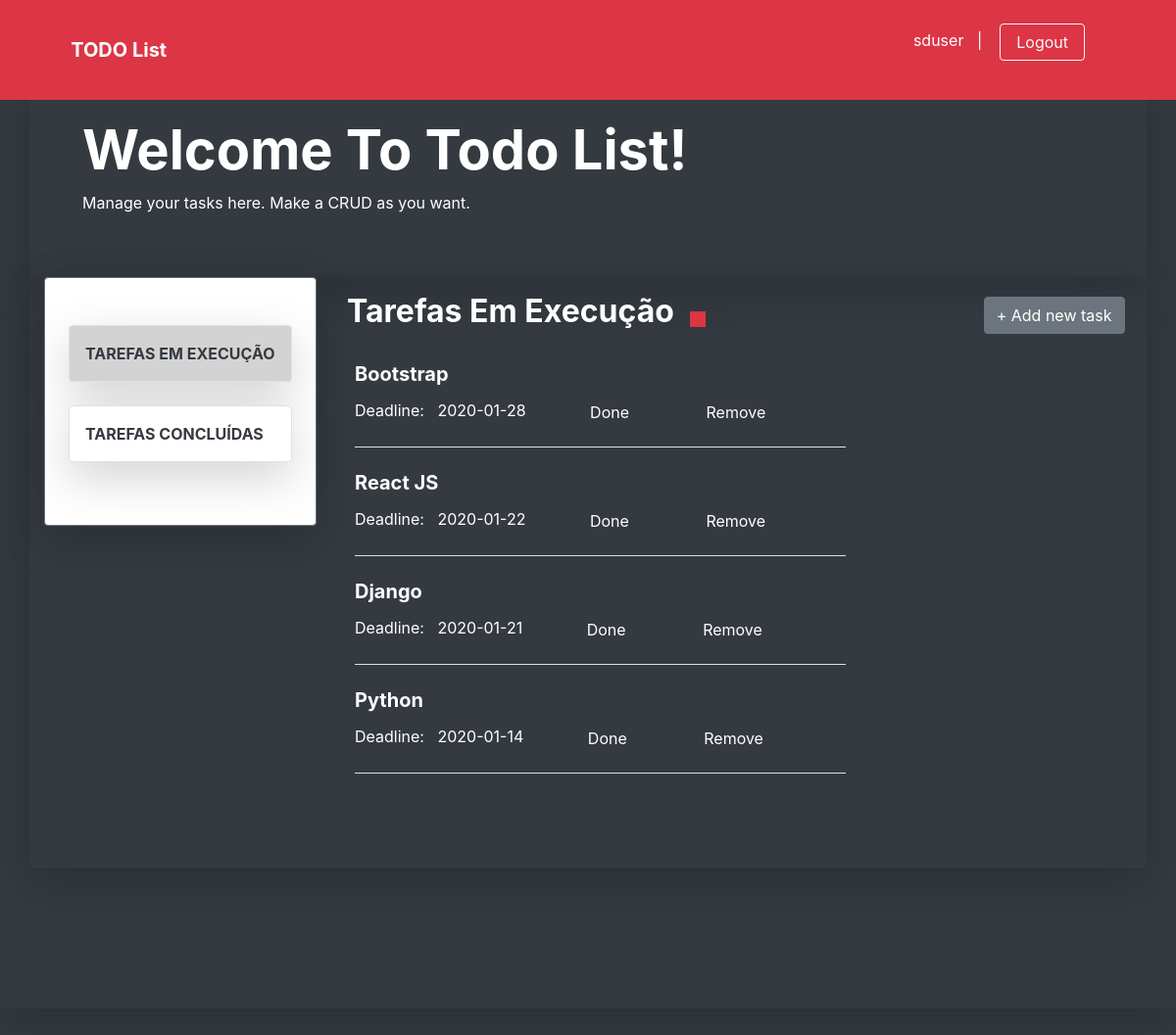
The page /task_update/3 (signed in) on the database its author committed.
### app/models/tables.py (models this page shows, shortened)
class User(db.Model):
    __tablename__ = 'users'
    id = db.Column(db.Integer, primary_key=True)
    username = db.Column(db.String(50),
        unique=True,
        nullable=False
    )
    password = db.Column(db.String)
    name = db.Column(db.String)
    email = db.Column(db.String, unique=True)
    @property
    def is_authenticated(self):
        return True

class Task(db.Model):
    __tablename__ = 'tasks'
    id = db.Column(db.Integer, primary_key=True)
    task_name = db.Column(db.String, unique=True)
    description = db.Column(db.Text)
    start_date = db.Column(
        db.String,
        server_default=db.func.now(),
        nullable=False
    )
    done_status = db.Column(db.Boolean, default=False)
    deadline = db.Column(db.String, nullable=True)
    user_id = db.Column(db.Integer, db.ForeignKey('users.id'))
    task_owner = db.relationship('User', foreign_keys=user_id)

### app/controllers/default.py (the view)
@app.route('/task_update/<int:task_id>',
    methods=['GET', 'POST'])
@login_required
def task_update(task_id):
    task_form = TaskForm()
    if request.method == "POST":
        task2update = Task.query.get(task_id)
        date_add = Manager().numeric_date_recover()
        task2update.task_name=request.form['taskTitleName']
        task2update.description=request.form['descripName']
        task2update.start_date=date_add
        task2update.deadline=request.form['deadlineName']
        task2update.done_status=False
        db.session.add(task2update)
        db.session.commit()
        flash('Task updated successfuly', 'success')
        tasks = Task.query.all()
        return render_template(
            'task_doing.html',
            tasks=tasks,
            task_form=task_form
        )
    else:
        tasks = Task.query.all()
        return render_template(
            'task_doing.html',
            tasks=tasks,
            task_form=task_form
        )

### app/controllers/default.py (called while the page is built)
@login_manager.user_loader
def load_user(id):
    return User.query.filter_by(id=id).first()

### app/templates/task_doing.html (shortened to what this page needs)
{% extends 'base-dashboard.html' %}
{% block content %}
<main role="main" class="shadow-lg bg-dark rounded">
    <div class="shadow-lg container bg-dark text-white py-5">
        <div class="container ml-4">
           <h1 class="display-4 font-weight-bolder text-capitalize">Welcome to todo list!</h1>
           <p>Manage your tasks here. Make a CRUD as you want.</p>
        </div>
    </div>
    <div class="shadow-lg container  w-100 row mx-auto rounded">
        <div class="shadow-lg w-25 row border border-secondary py-5 mb-auto ml-0 bg-white rounded">
            <div class="list-group rounded mx-auto my-auto">
                <a id="active_doing" class="shadow-lg border list-group-item list-group-item-action text-dark font-weight-bolder text-uppercase p-3 mb-4 rounded" href="{{ url_for('task_doing') }}">tarefas em execução</a>
                <a class="shadow-lg border list-group-item list-group-item-action text-dark font-weight-bolder text-uppercase p-3 mb-3 rounded" href="{{ url_for('task_done') }}">tarefas concluídas</a>
            </div>
        </div>
        <div class="w-75 mx-auto">
            <div id="btn-add" class="text-white font-weight-bold">
                <button type="button" class="btn btn-secondary" data-toggle="modal" data-target="#myModal">
                    &plus; Add new task
                </button>
            </div>
            <div id="all-task" class=" row col col-sm-8 col-md-8 col-lg-8 col-xl-8 text-white text-capitalize ml-2">
                <h2 class="display-7 text-white text-capitalize font-weight-bolder mb-3 p-3">Tarefas em execução</h2><p class="my-auto p-2 btn-danger shadow-lg text-white font-weight-bolder">{{amount}}</p>
                {% for t in tasks[::-1] %}
                    {% if t.done_status == False and t.deadline != None %}
                        <div class="ml-4 text-white text-capitalize w-100 border-bottom mb-4">
                            <a title="Click to update this task" class="text-decoration-none text-white" href="{{ url_for('task_pre_update', task_id=t.id) }}">
                                <h5><strong>{{ t.task_name }}</strong></h5>
                            </a>
                            <p class="d-inline">Deadline: &nbsp; {{ t.deadline }}
                              <form method="POST" action="{{ url_for('task_done') }}" class="d-inline ml-5" >
                                <button type="submit" class="btn btn-dark">Done</button>
                              </form>
                              <form method="POST" action="{{ url_for('task_delete') }}" class="d-inline ml-5" >
                                <button type="submit" class="btn btn-dark">Remove</button>
                              </form>
                            </p>
                        </div>
                    {% endif %}
                {% endfor %}
            </div>
        </div>
        <div class="container">
        </div>
        <br><br><br>
    </div>
    <br><br><br>
    <br><br><br>
</main>
{% endblock %}

### app/templates/base-dashboard.html (shortened to what this page needs)
<!doctype html>
<html lang="pt-br">
<head>
    <link
        href="{{ url_for('static', filename='css/bootstrap.min.css') }}"
        rel="stylesheet"
>
    <link href="{{ url_for('static', filename='css/mystyle.css') }}"
        rel="stylesheet" >
</head>
<body class="my-0 mx-auto py-0 bg-dark">
    <nav class="navbar navbar-expand-md fixed-top bg-danger ">
      <div class="container mx-auto py-3">
        <a class="navbar-brand w-75 mx-auto text-decoration-none text-white font-weight-bolder " href="#">TODO List</a>
          {% if current_user.is_authenticated %}
            <p class="text-white">{{ current_user.username }} &nbsp;&nbsp;| &nbsp;&nbsp;
              <button class="btn btn-outline-light px-3 mr-5 my-2 my-sm-0" onclick="go2logout()">
                Logout
              </button>
            </p>
          {% endif %}
      </div>
    </nav><br><br><br>
    {% block content %}
    {% endblock %}
    <br><br><br>
    <br><br><br>
</body>
</html>

### app/static/css/mystyle.css (style rules this page uses)
div#btn-add { position: relative; float: right; margin: 20px auto; }
a#active_doing { background-color: LightGray; color: #ffffff; }

### rows shown on the page
User: username "sduser"
Task: task_name "Bootstrap", deadline "2020-01-28"
Task: task_name "React JS", deadline "2020-01-22"
Task: task_name "Django", deadline "2020-01-21"
Task: task_name "Python", deadline "2020-01-14"
